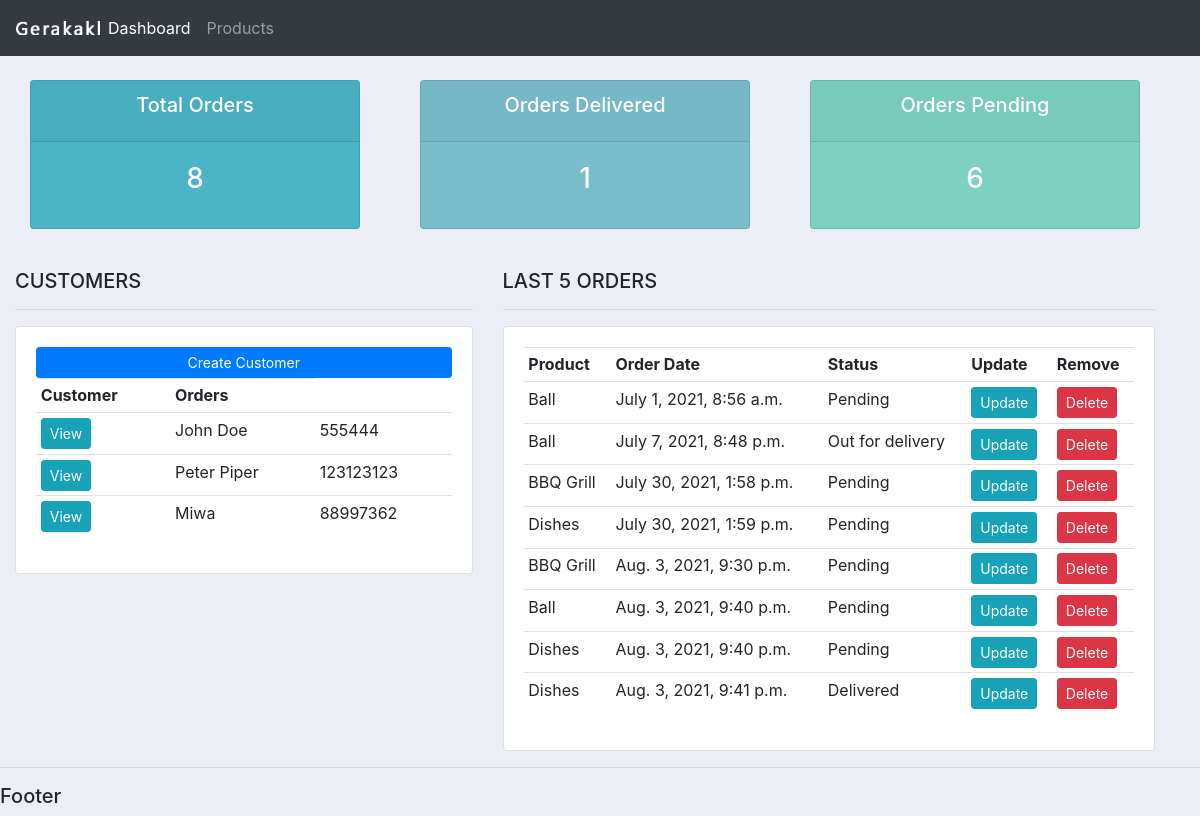
The page / on the database its author committed.
### accounts/models.py (models this page shows, shortened)
class Customer(models.Model):
    name = models.CharField(max_length=200, null=True)
    phone = models.CharField(max_length=200, null=True)
    email = models.CharField(max_length=200, null=True)
    date_created = models.DateTimeField(auto_now_add=True, null=True)

class Order(models.Model):
    STATUS = (
        ('Pending', 'Pending'),
        ('Out for delivery', 'Out for delivery'),
        ('Delivered', 'Delivered'),
    )
    customer = models.ForeignKey(Customer, null=True, on_delete=models.SET_NULL)
    product = models.ForeignKey(Product, null=True, on_delete=models.SET_NULL)
    date_created = models.DateTimeField(auto_now_add=True, null=True)
    status = models.CharField(max_length=200, null=True, choices=STATUS)
    note = models.CharField(max_length=1000, null=True)

class Product(models.Model):
    CATEGORY = (
        ('Indoor', 'Indoor'),
        ('Out door', 'Out door'),
    )
    name = models.CharField(max_length=200, null=True)
    price = models.FloatField(null=True)
    category = models.CharField(max_length=200, null=True, choices=CATEGORY)
    description = models.CharField(max_length=200, null=True, blank=True)
    date_created = models.DateTimeField(auto_now_add=True, null=True)
    tags = models.ManyToManyField(Tag)
    def __str__(self):
        return self.name

### accounts/views.py (the view)
# urls.py: path('', views.home, name="home"),
def home(request):
    orders = Order.objects.all()
    customers = Customer.objects.all()
    total_customers = customers.count()
    total_orders = orders.count()
    delivered = orders.filter(status='Delivered').count()
    pending = orders.filter(status='Pending').count()
    context = {'orders': orders, 'customers': customers,
               'total_orders': total_orders, 'total_customers': total_customers,
               'delivered': delivered, 'pending': pending}
    return render(request, 'accounts/dashboard.html', context)

### accounts/templates/accounts/dashboard.html
{% extends 'accounts/main.html' %}
{% block content %}
{% include 'accounts/status.html' %}
<br>
<div class="container-fluid row">
    <div class="col-md-5">
        <h5>CUSTOMERS</h5>
        <hr>
        <div class="card card-body">
            <a class="btn btn-primary btn-sm btn-block" href="">Create Customer</a>
            <table class="table table-sm">
                <tr>
                    <th>Customer</th>
                    <th>Orders</th>
                </tr>
                {% for customer in customers %}
                <tr>
                    <td><a class="btn btn-sm btn-info" href="{% url 'customer' customer.id %}">View</a></td>
                    <td>{{customer.name}}</td>
                    <td>{{customer.phone}}</td>
                </tr>
                {% endfor %}
            </table>
        </div>
    </div>
    <div class="col-md-7">
        <h5>LAST 5 ORDERS</h5>
        <hr>
        <div class="card card-body">
            <table class="table table-sm">
                <tr>
                    <th>Product</th>
                    <th>Order Date</th>
                    <th>Status</th>
                    <th>Update</th>
                    <th>Remove</th>
                </tr>
                {% for order in orders %}
                <tr>
                    <td>{{order.product}}</td>
                    <td>{{order.date_created}}</td>
                    <td>{{order.status}}</td>
                    <td><a class="btn btn-sm btn-info" href=" {% url 'update_order' order.id %}">Update</a></td>
                    <td><a class="btn btn-sm btn-danger" href=" {% url 'delete_order' order.id %}">Delete</a></td>
                </tr>
                {% endfor %}
            </table>
        </div>
    </div>
</div>
{% endblock %}

### static/css/main.css (style rules this page uses)
body { background-color: #ebeff5; }

### rows shown on the page
Customer: name "John Doe", phone "555444"
Customer: name "Peter Piper", phone "123123123"
Customer: name "Miwa", phone "88997362"
Order: product "Ball", date_created "July 1, 2021, 8:56 a.m.", status "Pending"
Order: product "Ball", date_created "July 7, 2021, 8:48 p.m.", status "Out for delivery"
Order: product "BBQ Grill", date_created "July 30, 2021, 1:58 p.m.", status "Pending"
Order: product "Dishes", date_created "July 30, 2021, 1:59 p.m.", status "Pending"
Order: product "BBQ Grill", date_created "Aug. 3, 2021, 9:30 p.m.", status "Pending"
Order: product "Ball", date_created "Aug. 3, 2021, 9:40 p.m.", status "Pending"
Order: product "Dishes", date_created "Aug. 3, 2021, 9:40 p.m.", status "Pending"
Order: product "Dishes", date_created "Aug. 3, 2021, 9:41 p.m.", status "Delivered"

### other values the page prints
{{ total_orders }} "8"
{{ delivered }} "1"
{{ pending }} "6"
